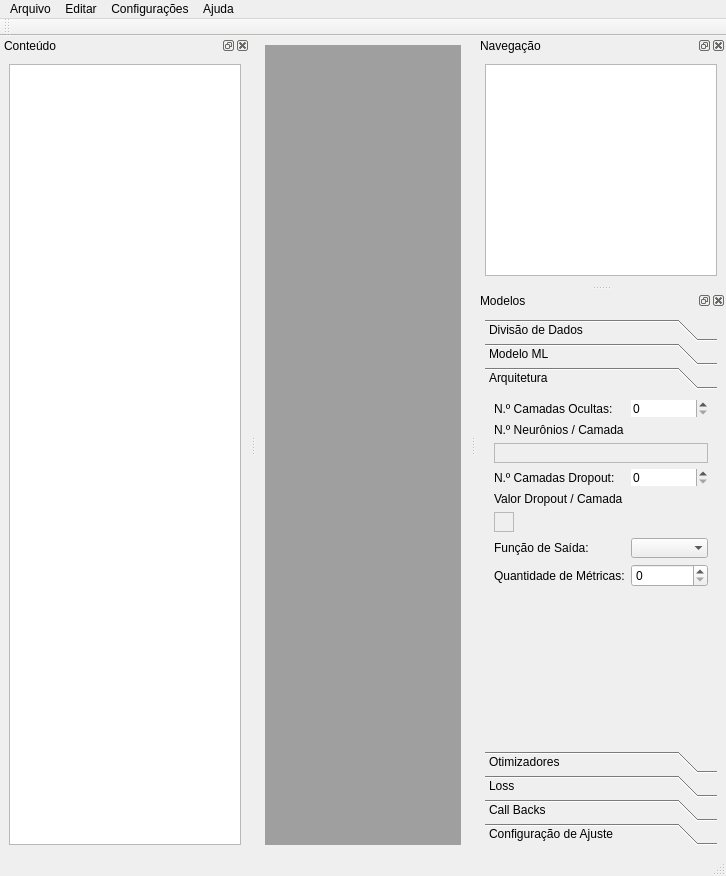
<?xml version="1.0" encoding="UTF-8"?>
<ui version="4.0">
 <class>MainWindow</class>
 <widget class="QMainWindow" name="MainWindow">
  <property name="geometry">
   <rect>
    <x>0</x>
    <y>0</y>
    <width>686</width>
    <height>876</height>
   </rect>
  </property>
  <property name="windowTitle">
   <string>Arandu</string>
  </property>
  <widget class="QWidget" name="centralwidget">
   <layout class="QHBoxLayout" name="horizontalLayout_4">
    <item>
     <widget class="QMdiArea" name="mdiArea"/>
    </item>
   </layout>
  </widget>
  <widget class="QMenuBar" name="menubar">
   <property name="geometry">
    <rect>
     <x>0</x>
     <y>0</y>
     <width>686</width>
     <height>21</height>
    </rect>
   </property>
   <widget class="QMenu" name="menuArquivo">
    <property name="title">
     <string>Arquivo</string>
    </property>
    <addaction name="actionNovo_Projeto"/>
    <addaction name="actionAbrir"/>
    <addaction name="actionSalvar"/>
    <addaction name="actionFechar_Projeto"/>
    <addaction name="actionCompactar"/>
   </widget>
   <widget class="QMenu" name="menuEditar">
    <property name="title">
     <string>Editar</string>
    </property>
   </widget>
   <widget class="QMenu" name="menuConfigura_es">
    <property name="title">
     <string>Configurações</string>
    </property>
    <addaction name="actionSQL_Projeto"/>
    <addaction name="actionResetar_Layout"/>
   </widget>
   <widget class="QMenu" name="menuAjuda">
    <property name="title">
     <string>Ajuda</string>
    </property>
    <addaction name="actionContato"/>
    <addaction name="actionFAQ"/>
   </widget>
   <addaction name="menuArquivo"/>
   <addaction name="menuEditar"/>
   <addaction name="menuConfigura_es"/>
   <addaction name="menuAjuda"/>
  </widget>
  <widget class="QDockWidget" name="conteudo">
   <property name="minimumSize">
    <size>
     <width>250</width>
     <height>141</height>
    </size>
   </property>
   <property name="windowTitle">
    <string>Conteúdo</string>
   </property>
   <attribute name="dockWidgetArea">
    <number>1</number>
   </attribute>
   <widget class="QWidget" name="dockWidgetContents">
    <layout class="QHBoxLayout" name="horizontalLayout_3">
     <item>
      <widget class="QTreeView" name="content"/>
     </item>
    </layout>
   </widget>
  </widget>
  <widget class="QDockWidget" name="navegacao">
   <property name="windowTitle">
    <string>Navegação</string>
   </property>
   <attribute name="dockWidgetArea">
    <number>2</number>
   </attribute>
   <widget class="QWidget" name="dockWidgetContents_4">
    <layout class="QHBoxLayout" name="horizontalLayout_2">
     <item>
      <widget class="QTreeView" name="nav_folder">
       <attribute name="headerVisible">
        <bool>false</bool>
       </attribute>
      </widget>
     </item>
    </layout>
   </widget>
  </widget>
  <widget class="QDockWidget" name="modelos">
   <property name="minimumSize">
    <size>
     <width>250</width>
     <height>517</height>
    </size>
   </property>
   <property name="windowTitle">
    <string>Modelos</string>
   </property>
   <attribute name="dockWidgetArea">
    <number>2</number>
   </attribute>
   <widget class="QWidget" name="dockWidgetContents_2">
    <layout class="QHBoxLayout" name="horizontalLayout">
     <item>
      <widget class="QToolBox" name="toolBox">
       <property name="currentIndex">
        <number>2</number>
       </property>
       <property name="tabSpacing">
        <number>2</number>
       </property>
       <widget class="QWidget" name="page">
        <property name="geometry">
         <rect>
          <x>0</x>
          <y>0</y>
          <width>240</width>
          <height>228</height>
         </rect>
        </property>
        <attribute name="label">
         <string>Divisão de Dados</string>
        </attribute>
        <layout class="QFormLayout" name="formLayout_2">
         <item row="0" column="0">
          <widget class="QCheckBox" name="checkBox_AA">
           <property name="text">
            <string>Amostragem Aleatória</string>
           </property>
          </widget>
         </item>
         <item row="1" column="0">
          <widget class="QLabel" name="label_2">
           <property name="text">
            <string>Conjunto de Treinamento (%):</string>
           </property>
          </widget>
         </item>
         <item row="1" column="1">
          <widget class="QSpinBox" name="spinBox">
           <property name="frame">
            <bool>false</bool>
           </property>
           <property name="suffix">
            <string/>
           </property>
           <property name="minimum">
            <number>1</number>
           </property>
           <property name="value">
            <number>70</number>
           </property>
          </widget>
         </item>
         <item row="2" column="0">
          <widget class="QLabel" name="label_3">
           <property name="text">
            <string>Conjunto de Testes (%):</string>
           </property>
          </widget>
         </item>
         <item row="2" column="1">
          <widget class="QSpinBox" name="spinBox_2">
           <property name="frame">
            <bool>false</bool>
           </property>
           <property name="minimum">
            <number>1</number>
           </property>
           <property name="value">
            <number>30</number>
           </property>
          </widget>
         </item>
         <item row="3" column="0">
          <widget class="QCheckBox" name="checkBox_DD">
           <property name="text">
            <string>Dados Totais</string>
           </property>
          </widget>
         </item>
        </layout>
       </widget>
       <widget class="QWidget" name="page_2">
        <property name="geometry">
         <rect>
          <x>0</x>
          <y>0</y>
          <width>232</width>
          <height>191</height>
         </rect>
        </property>
        <attribute name="label">
         <string>Modelo ML</string>
        </attribute>
        <layout class="QVBoxLayout" name="verticalLayout_4">
         <item>
          <widget class="QCheckBox" name="checkBox_RF">
           <property name="text">
            <string>Random Forest</string>
           </property>
          </widget>
         </item>
         <item>
          <widget class="QCheckBox" name="checkBox_RN">
           <property name="text">
            <string>Redes Neurais</string>
           </property>
          </widget>
         </item>
        </layout>
       </widget>
       <widget class="QWidget" name="page_3">
        <attribute name="label">
         <string>Arquitetura</string>
        </attribute>
        <layout class="QFormLayout" name="formLayout">
         <item row="0" column="0">
          <widget class="QLabel" name="label">
           <property name="text">
            <string>N.º Camadas Ocultas:</string>
           </property>
          </widget>
         </item>
         <item row="0" column="1">
          <widget class="QSpinBox" name="spinbox_camadas_ocultas">
           <property name="frame">
            <bool>false</bool>
           </property>
          </widget>
         </item>
         <item row="1" column="0">
          <widget class="QLabel" name="label_4">
           <property name="text">
            <string>N.º Neurônios / Camada</string>
           </property>
          </widget>
         </item>
         <item row="3" column="0">
          <widget class="QLabel" name="label_5">
           <property name="text">
            <string>N.º Camadas Dropout:</string>
           </property>
          </widget>
         </item>
         <item row="3" column="1">
          <widget class="QSpinBox" name="spinbox_camadas_dropout">
           <property name="frame">
            <bool>false</bool>
           </property>
          </widget>
         </item>
         <item row="4" column="0">
          <widget class="QLabel" name="label_6">
           <property name="text">
            <string>Valor Dropout / Camada</string>
           </property>
          </widget>
         </item>
         <item row="5" column="0">
          <widget class="QFrame" name="holder_2">
           <property name="frameShape">
            <enum>QFrame::StyledPanel</enum>
           </property>
           <property name="frameShadow">
            <enum>QFrame::Raised</enum>
           </property>
           <layout class="QGridLayout" name="gridLayout_2"/>
          </widget>
         </item>
         <item row="6" column="0">
          <widget class="QLabel" name="label_7">
           <property name="text">
            <string>Função de Saída:</string>
           </property>
          </widget>
         </item>
         <item row="6" column="1">
          <widget class="QComboBox" name="comboBox">
           <property name="frame">
            <bool>false</bool>
           </property>
          </widget>
         </item>
         <item row="8" column="0">
          <widget class="QLabel" name="label_10">
           <property name="text">
            <string>Quantidade de Métricas:</string>
           </property>
          </widget>
         </item>
         <item row="8" column="1">
          <widget class="QSpinBox" name="spinBox_3"/>
         </item>
         <item row="2" column="0" colspan="2">
          <widget class="QFrame" name="holder">
           <property name="frameShape">
            <enum>QFrame::StyledPanel</enum>
           </property>
           <property name="frameShadow">
            <enum>QFrame::Raised</enum>
           </property>
           <layout class="QGridLayout" name="gridLayout"/>
          </widget>
         </item>
        </layout>
       </widget>
       <widget class="QWidget" name="page_4">
        <attribute name="label">
         <string>Otimizadores</string>
        </attribute>
       </widget>
       <widget class="QWidget" name="page_5">
        <attribute name="label">
         <string>Loss</string>
        </attribute>
       </widget>
       <widget class="QWidget" name="page_6">
        <attribute name="label">
         <string>Call Backs</string>
        </attribute>
       </widget>
       <widget class="QWidget" name="page_7">
        <attribute name="label">
         <string>Configuração de Ajuste</string>
        </attribute>
       </widget>
      </widget>
     </item>
    </layout>
   </widget>
  </widget>
  <widget class="QStatusBar" name="statusbar">
   <property name="minimumSize">
    <size>
     <width>0</width>
     <height>0</height>
    </size>
   </property>
   <property name="sizeGripEnabled">
    <bool>true</bool>
   </property>
  </widget>
  <widget class="QToolBar" name="toolBar">
   <property name="windowTitle">
    <string>toolBar</string>
   </property>
   <attribute name="toolBarArea">
    <enum>TopToolBarArea</enum>
   </attribute>
   <attribute name="toolBarBreak">
    <bool>false</bool>
   </attribute>
  </widget>
  <action name="actionNovo_Projeto">
   <property name="text">
    <string>Novo Projeto</string>
   </property>
  </action>
  <action name="actionAbrir">
   <property name="text">
    <string>Abrir Projeto</string>
   </property>
  </action>
  <action name="actionSalvar">
   <property name="text">
    <string>Salvar</string>
   </property>
  </action>
  <action name="actionFechar_Projeto">
   <property name="text">
    <string>Fechar Projeto</string>
   </property>
  </action>
  <action name="actionCompactar">
   <property name="text">
    <string>Compactar</string>
   </property>
  </action>
  <action name="actionAbrir_Arquivo">
   <property name="text">
    <string>Abrir Arquivo</string>
   </property>
  </action>
  <action name="actionRedes_Neurais">
   <property name="text">
    <string>Redes Neurais</string>
   </property>
  </action>
  <action name="actionRandom_Forest">
   <property name="text">
    <string>Random Forest</string>
   </property>
  </action>
  <action name="actionSQL_Projeto">
   <property name="text">
    <string>SQL Projeto</string>
   </property>
  </action>
  <action name="actionResetar_Layout">
   <property name="text">
    <string>Resetar Layout</string>
   </property>
  </action>
  <action name="actionContato">
   <property name="text">
    <string>Contato</string>
   </property>
  </action>
  <action name="actionFAQ">
   <property name="text">
    <string>FAQ</string>
   </property>
  </action>
 </widget>
 <resources/>
 <connections/>
</ui>
